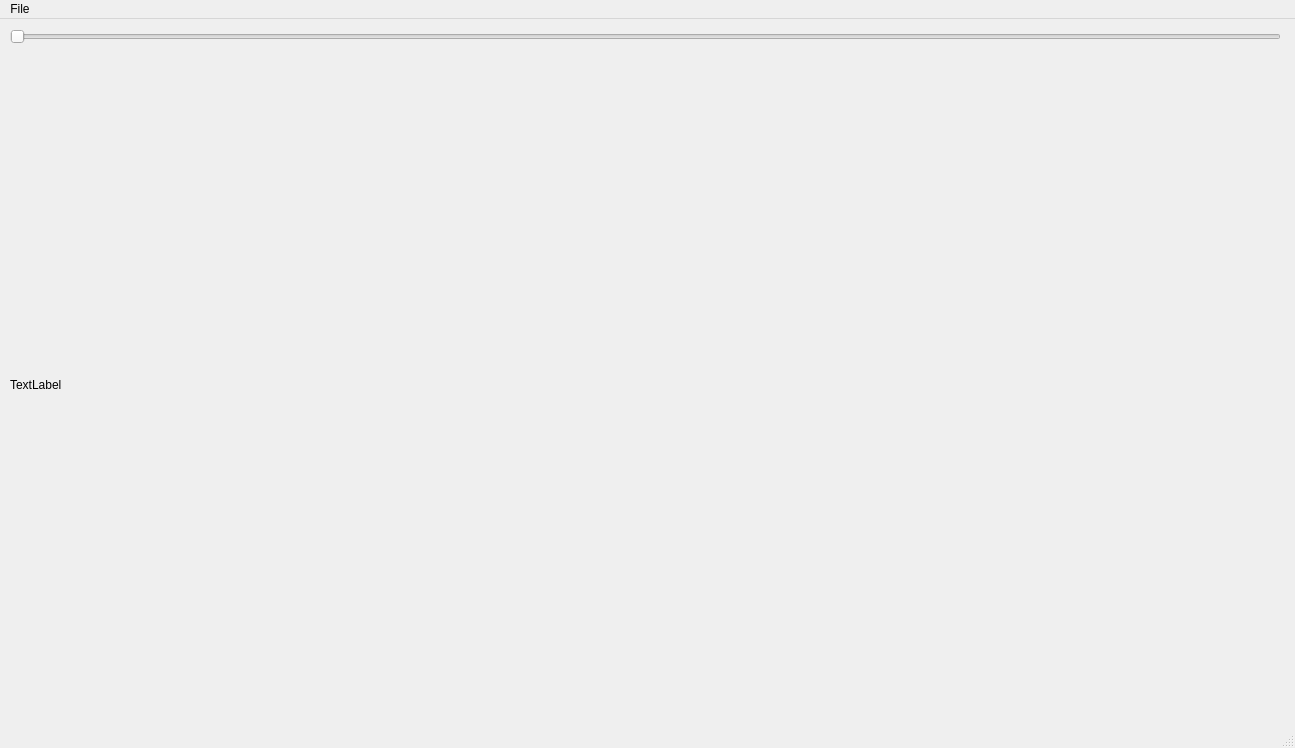
<?xml version="1.0" encoding="UTF-8"?>
<ui version="4.0">
 <class>MainWindow</class>
 <widget class="QMainWindow" name="MainWindow">
  <property name="geometry">
   <rect>
    <x>0</x>
    <y>0</y>
    <width>1295</width>
    <height>748</height>
   </rect>
  </property>
  <property name="windowTitle">
   <string>MainWindow</string>
  </property>
  <widget class="QWidget" name="centralwidget">
   <widget class="QWidget" name="verticalLayoutWidget">
    <property name="geometry">
     <rect>
      <x>10</x>
      <y>10</y>
      <width>1271</width>
      <height>691</height>
     </rect>
    </property>
    <layout class="QVBoxLayout" name="verticalLayout">
     <item>
      <widget class="QSlider" name="horizontalSlider">
       <property name="minimum">
        <number>10</number>
       </property>
       <property name="maximum">
        <number>100</number>
       </property>
       <property name="sliderPosition">
        <number>10</number>
       </property>
       <property name="orientation">
        <enum>Qt::Horizontal</enum>
       </property>
      </widget>
     </item>
     <item>
      <widget class="QLabel" name="image">
       <property name="text">
        <string>TextLabel</string>
       </property>
      </widget>
     </item>
    </layout>
   </widget>
  </widget>
  <widget class="QMenuBar" name="menubar">
   <property name="geometry">
    <rect>
     <x>0</x>
     <y>0</y>
     <width>1295</width>
     <height>22</height>
    </rect>
   </property>
   <widget class="QMenu" name="menuFile">
    <property name="title">
     <string>File</string>
    </property>
    <addaction name="actionOpen"/>
   </widget>
   <addaction name="menuFile"/>
  </widget>
  <widget class="QStatusBar" name="statusbar"/>
  <action name="actionOpen">
   <property name="text">
    <string>Open</string>
   </property>
  </action>
 </widget>
 <resources/>
 <connections/>
</ui>
